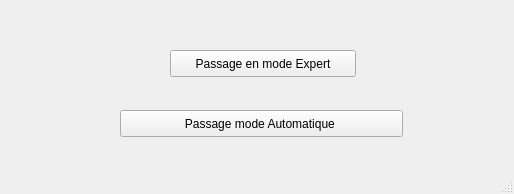
<?xml version="1.0" encoding="UTF-8"?>
<ui version="4.0">
 <class>MainWindow</class>
 <widget class="QMainWindow" name="MainWindow">
  <property name="geometry">
   <rect>
    <x>0</x>
    <y>0</y>
    <width>514</width>
    <height>194</height>
   </rect>
  </property>
  <property name="windowTitle">
   <string>MainWindow</string>
  </property>
  <widget class="QWidget" name="centralWidget">
   <widget class="QPushButton" name="pushButton_14">
    <property name="geometry">
     <rect>
      <x>120</x>
      <y>110</y>
      <width>283</width>
      <height>27</height>
     </rect>
    </property>
    <property name="text">
     <string>Passage mode Automatique </string>
    </property>
   </widget>
   <widget class="QPushButton" name="pushButton_12">
    <property name="geometry">
     <rect>
      <x>170</x>
      <y>50</y>
      <width>186</width>
      <height>27</height>
     </rect>
    </property>
    <property name="text">
     <string>Passage en mode Expert</string>
    </property>
   </widget>
  </widget>
  <widget class="QStatusBar" name="statusBar"/>
  <action name="actionGuest">
   <property name="text">
    <string>Guest</string>
   </property>
  </action>
  <action name="actionAuthentify">
   <property name="text">
    <string>Authentify</string>
   </property>
  </action>
 </widget>
 <layoutdefault spacing="6" margin="11"/>
 <resources/>
 <connections/>
</ui>
